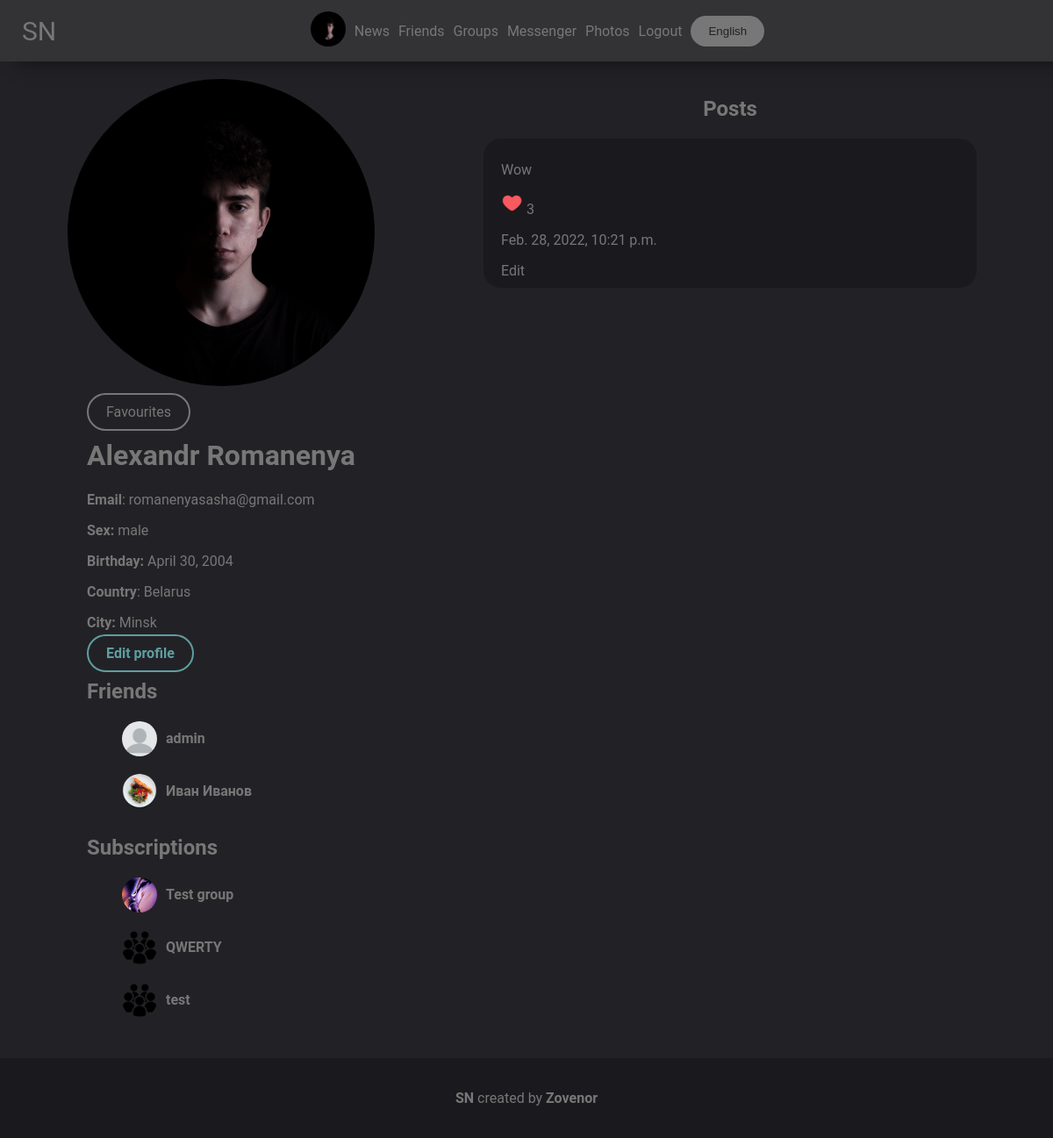
Before: /account (signed in) with the older database file.
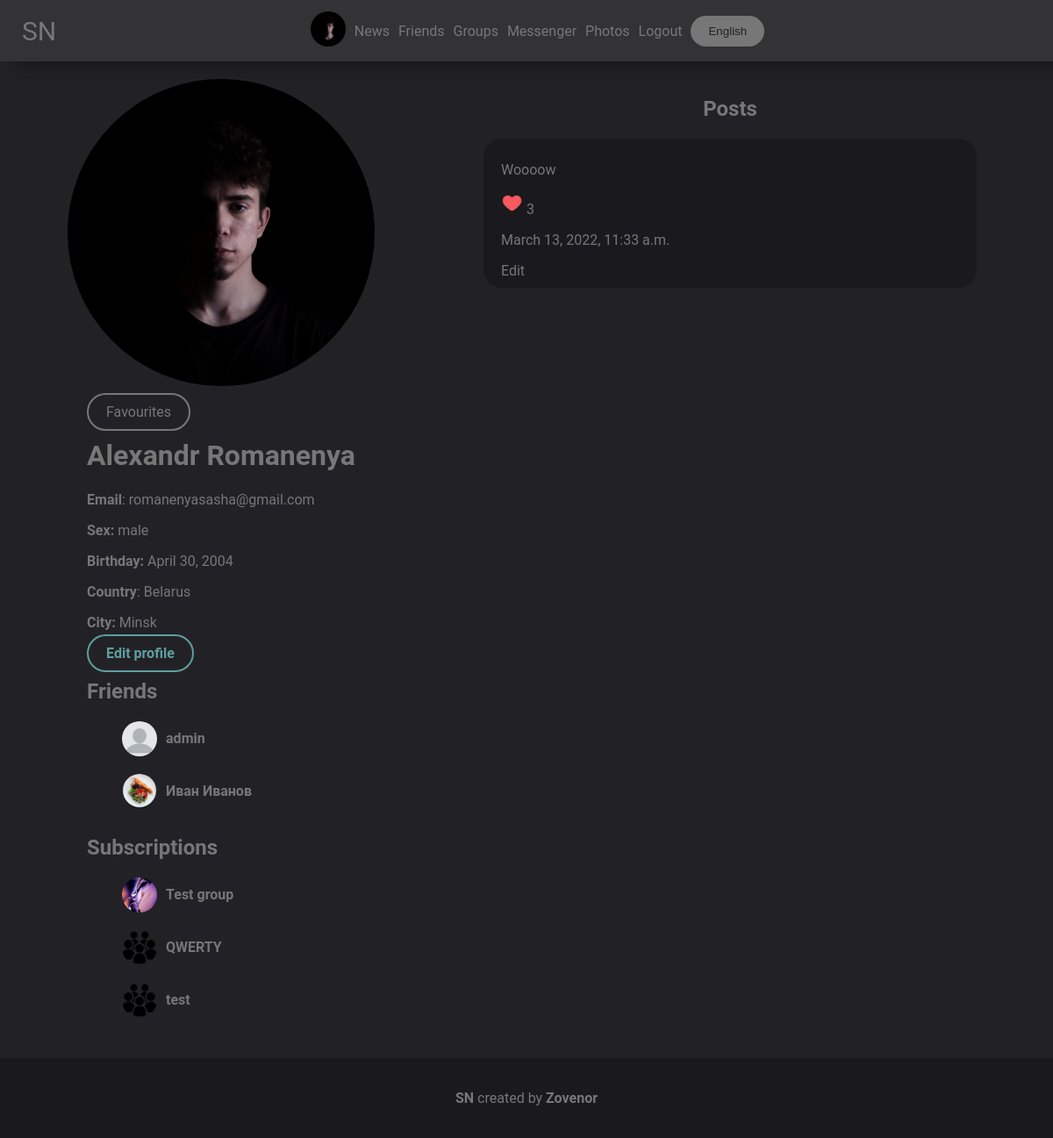
After: the same page with the newer database file.
### mainpage/models.py (models this page shows, shortened)
class Post(models.Model):
    author = models.CharField(max_length=100, null=True, blank=True)
    text = models.TextField()
    photos = models.ManyToManyField(Photo, related_name="photos")
    pinned = models.BooleanField(default=False)
    date = models.DateTimeField(auto_now=True)
    likes = models.ManyToManyField(UserDetail)
    def count_likes(self):
        return self.likes.count()
    def get_author(self):
        if self.author[0:3] == 'usr':
            return UserDetail.objects.get(user=User.objects.get(id=self.author[3:]))
        elif self.author[0:2] == "gr":
            return Group.objects.get(id=self.author[2:])
        else:
            return None

### mainpage/views.py (the view, shortened to what this page needs)
# urls.py: path('account', views.YourAccountView.as_view()),
class YourAccountView(View):
    @user_is_authenticated
    def get(self, request, **kwargs):
        return AccountIDView.get(self, request, id=request.user.id,
                                 user_view=UserDetail.objects.get(user=request.user.id))

### mainpage/models.py (called while the page is built)
    def get_user1(self):
        try:
            return UserDetail.objects.get(user=self.user1)
        except:
            return None

    def get_user2(self):
        try:
            return UserDetail.objects.get(user=self.user2)
        except:
            return None

    def __str__(self):
        return self.photo.url

    def get_photo(self):
        if self.photo:
            return self.photo
        else:
            return settings.STATIC_URL + "/mainpage/img/user.png"

    def get_photo(self):
        if self.photo:
            return self.photo
        else:
            return settings.STATIC_URL + "/mainpage/img/group.jpg"

### mainpage/views.py (called while the page is built)
def base(func):
    def wrapper(self, request, content={}, *args, **kwargs):
        if request.user.is_authenticated:
            content.update({'your_user': UserDetail.objects.get(user=request.user)})
        return func(self, request, content=content, **kwargs)
    return wrapper

def get_sex(request, sex):
    if sex == 'male':
        return get_wordlist(request).Account.sex_names['male']
    elif sex == 'female':
        return get_wordlist(request).Account.sex_names['female']
    else:
        return get_wordlist(request).Account.sex_names['none']

### mainpage/templates/mainpage/account.html (shortened to what the changed rows need)
{% extends 'mainpage/base.html' %}
{% load static %}
{% block content %}
    <link rel="stylesheet" href="{% static 'mainpage/account.css' %}">
    {% if choose_photo == True %}
        {% for el in photos_library %}
            <a href="?choose_photo_by_id={{ el.id }}">
                <div class="account_photo" style="background-image: url('{{ el }}')"></div>
            </a>
        {% endfor %}
    {% else %}
        <div class="account">
            <div class="info">
                {% if edit_permissions == False %}
                    <h1>{{ user_view.user.first_name }} {{ user_view.user.last_name }}</h1>
                    {% if permissions != 'closed' %}
                        <section class="friends">
                            <h1>{{ list.friends }}</h1>
                        </section>
                        <section class="subscriptions">
                            <h1>{{ list.subscriptions }}</h1>
                        </section>
                    {% endif %}
                {% endif %}
            </div>
        </div>
        {% if permissions != 'closed' %}
            <section class="posts">
                <h1>{{ list.posts }}</h1>
                {% if posts or pinned_posts %}
                    {% for el in posts %}
                        <div class="post" id="post{{ el.id }}">
                            <p class="text">{{ el.text }}</p>
                            <div onclick="like({{ el.id }})" class="like_img" id="like_img_{{ el.id }}">
                                {% if your_user in el.likes.all %}
                                    <img width="25px" src="{% static 'mainpage/img/like.png' %}">
                                {% else %}
                                    <img style="filter: invert(1); opacity: 0.75" width="25px"
                                         src="{% static 'mainpage/img/no-like.png' %}">
                                {% endif %}
                                <span id="like_{{ el.id }}" class="like">{{ el.count_likes }}</span>
                            </div>
                            <p class="date">{{ el.date }}</p>
                            {% if el.get_author.user == request.user %}
                                <a href="/edit_post?post={{ el.id }}">{{ list.edit_post }}</a>
                            {% endif %}
                        </div>
                    {% endfor %}
                {% else %}
                    {{ list.no_posts }}
                {% endif %}
            </section>
        {% else %}
            <h1 class="posts" style="justify-content: center; align-items: center">{{ list.permissions }}</h1>
        {% endif %}
    {% endif %}
{% endblock %}

Changed rows visible on the page:
changed Post: text "Wow" → "Woooow"; date "Feb. 28, 2022, 10:21 p.m." → "March 13, 2022, 11:33 a.m."
